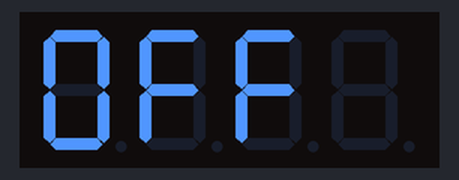
A sketch run on a simulated ESP8266 (NodeMCU). On the bench: 4-digit seven-segment display. WiFi joins after 1.5 s; servers stay silent unless stated; network time is answered at once with the bench clock; the local clock reads 2024-03-15 10:24:30 at power-on unless the sketch sets it.

Above: at 0.6 s.
At 1.7 s:
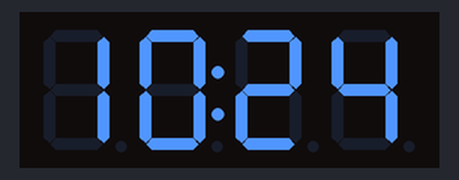
At 64.3 s:
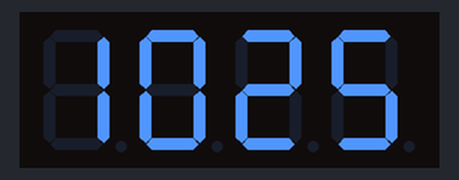
At 129.0 s:
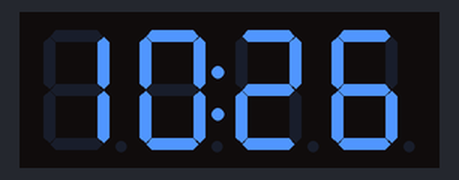

The sketch:

Jam_Digital.ino
```cpp
#include <NTPClient.h> //Library NTP Client
#include <ESP8266WiFi.h> //Library Wifi untuk ESP8266
#include <WiFiUdp.h> //Library untuk protokol komunikasi UDP
#include <TM1637.h> //Library untuk modul segmen TM1637

String ssid     = "Test"; //Nama SSID WiFi kalian
String password = "12345678"; //Password WiFi kalian

#define CLK 12 // Pin CLK TM1637 pada D6
#define DIO 14 // Pin DIO TM1637 pada D5
TM1637 segmen(CLK, DIO); //Membuat objek segmen dari class TM1637

WiFiUDP ntpUDP;  //Membuat objek ntpUDP dari class WiFiUDP
NTPClient waktu(ntpUDP, 25200); //Membuat objek waktu dari class NTPClient untuk data waktunya

//NTPClient ini waktu defaultnya adalah UTC+0 atau GMT+0.
//Karena saya tinggal pada zona waktu GMT+7,
// sehingga kita berikan offset 25200 detik atau 7 jam setelah GMT+0.
//Offset ini kalian sesuaikan dimana kalian tinggal.
//Jika kalian tinggal pada zona waktu GMT+8, maka menghitung offsetnya adalah
//8 x 3600 detik = 28800

void setup() {
    segmen.begin(); //Memulai koneksi segmen
    WiFi.begin(ssid, password); //Menghubungkan ESP8266nya ke WiFi

    while ( WiFi.status() != WL_CONNECTED ) {
      delay(500);
      segmen.display("Off "); //Segmen akan menampilkan tulisan Off selama belum terhubung ke WiFi
    }
    segmen.clearScreen(); //Menghapus tulian pada segmen
    waktu.begin(); //Memulai koneksi ke server
}

void loop() {
    waktu.update(); //Mengupdate waktu dari server
    String menit=waktu.getMinutes() < 10 ? "0" + String(waktu.getMinutes()) : String(waktu.getMinutes());
    //Jika waktu menunjukkan kurang dari 10 menit,
    //maka kita tambahkan angka 0 di depan menitnya
    String jam=waktu.getHours() < 10 ? "0" + String(waktu.getHours()) : String(waktu.getHours());
    //Jika waktu menunjukkan kurang dari jam 10,
    //maka kita tambahkan angka 0 di depan jamya
    segmen.display(jam+menit); //Menampilkan jam dan menit
    segmen.switchColon(); //Membuat titik dua pada segmen nyala atau mati
    segmen.refresh(); //Me-refresh tampilan segmen
    delay(1000);
}
```

Measured:
- what the display in image 0 shows lasts 1.1 s, from 0.5 s to 1.6 s
